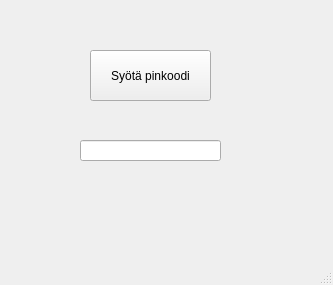
<?xml version="1.0" encoding="UTF-8"?>
<ui version="4.0">
 <class>MainWindow</class>
 <widget class="QMainWindow" name="MainWindow">
  <property name="geometry">
   <rect>
    <x>0</x>
    <y>0</y>
    <width>333</width>
    <height>285</height>
   </rect>
  </property>
  <property name="windowTitle">
   <string>MainWindow</string>
  </property>
  <widget class="QWidget" name="centralwidget">
   <widget class="QPushButton" name="pushButton">
    <property name="geometry">
     <rect>
      <x>90</x>
      <y>50</y>
      <width>121</width>
      <height>51</height>
     </rect>
    </property>
    <property name="text">
     <string>Syötä pinkoodi</string>
    </property>
   </widget>
   <widget class="QLineEdit" name="lineEdit">
    <property name="geometry">
     <rect>
      <x>80</x>
      <y>140</y>
      <width>141</width>
      <height>21</height>
     </rect>
    </property>
   </widget>
  </widget>
  <widget class="QMenuBar" name="menubar">
   <property name="geometry">
    <rect>
     <x>0</x>
     <y>0</y>
     <width>333</width>
     <height>26</height>
    </rect>
   </property>
  </widget>
  <widget class="QStatusBar" name="statusbar"/>
 </widget>
 <resources/>
 <connections/>
</ui>
